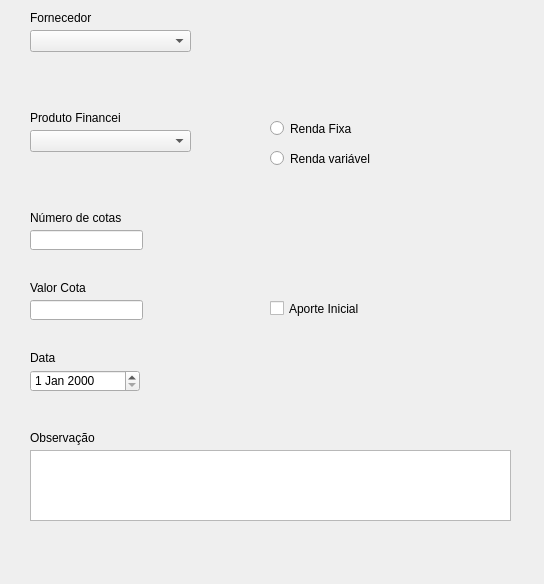
<?xml version="1.0" encoding="UTF-8"?>
<ui version="4.0">
 <class>Investimentos</class>
 <widget class="QDialog" name="Investimentos">
  <property name="geometry">
   <rect>
    <x>0</x>
    <y>0</y>
    <width>544</width>
    <height>584</height>
   </rect>
  </property>
  <property name="windowTitle">
   <string>Dialog</string>
  </property>
  <widget class="QLabel" name="label_2">
   <property name="geometry">
    <rect>
     <x>30</x>
     <y>110</y>
     <width>91</width>
     <height>16</height>
    </rect>
   </property>
   <property name="text">
    <string>Produto Financeiro</string>
   </property>
  </widget>
  <widget class="QCheckBox" name="cbAporteInicial">
   <property name="geometry">
    <rect>
     <x>270</x>
     <y>300</y>
     <width>91</width>
     <height>17</height>
    </rect>
   </property>
   <property name="text">
    <string>Aporte Inicial</string>
   </property>
  </widget>
  <widget class="QPlainTextEdit" name="pteObs">
   <property name="geometry">
    <rect>
     <x>30</x>
     <y>450</y>
     <width>481</width>
     <height>71</height>
    </rect>
   </property>
  </widget>
  <widget class="QRadioButton" name="rbRendaVariavel">
   <property name="geometry">
    <rect>
     <x>270</x>
     <y>150</y>
     <width>101</width>
     <height>17</height>
    </rect>
   </property>
   <property name="text">
    <string>Renda variável</string>
   </property>
  </widget>
  <widget class="QLineEdit" name="leValorCotas">
   <property name="geometry">
    <rect>
     <x>30</x>
     <y>300</y>
     <width>113</width>
     <height>20</height>
    </rect>
   </property>
  </widget>
  <widget class="QComboBox" name="cbFornecedor">
   <property name="geometry">
    <rect>
     <x>30</x>
     <y>30</y>
     <width>161</width>
     <height>22</height>
    </rect>
   </property>
  </widget>
  <widget class="QRadioButton" name="rbRendaFixa">
   <property name="geometry">
    <rect>
     <x>270</x>
     <y>120</y>
     <width>82</width>
     <height>17</height>
    </rect>
   </property>
   <property name="text">
    <string>Renda Fixa</string>
   </property>
  </widget>
  <widget class="QLabel" name="label">
   <property name="geometry">
    <rect>
     <x>30</x>
     <y>10</y>
     <width>71</width>
     <height>16</height>
    </rect>
   </property>
   <property name="text">
    <string>Fornecedor</string>
   </property>
  </widget>
  <widget class="QLabel" name="label_6">
   <property name="geometry">
    <rect>
     <x>30</x>
     <y>430</y>
     <width>101</width>
     <height>16</height>
    </rect>
   </property>
   <property name="text">
    <string>Observação</string>
   </property>
  </widget>
  <widget class="QLineEdit" name="leNumeroCotas">
   <property name="geometry">
    <rect>
     <x>30</x>
     <y>230</y>
     <width>113</width>
     <height>20</height>
    </rect>
   </property>
  </widget>
  <widget class="QLabel" name="label_5">
   <property name="geometry">
    <rect>
     <x>30</x>
     <y>350</y>
     <width>101</width>
     <height>16</height>
    </rect>
   </property>
   <property name="text">
    <string>Data</string>
   </property>
  </widget>
  <widget class="QLabel" name="label_3">
   <property name="geometry">
    <rect>
     <x>30</x>
     <y>210</y>
     <width>101</width>
     <height>16</height>
    </rect>
   </property>
   <property name="text">
    <string>Número de cotas</string>
   </property>
  </widget>
  <widget class="QLabel" name="label_4">
   <property name="geometry">
    <rect>
     <x>30</x>
     <y>280</y>
     <width>101</width>
     <height>16</height>
    </rect>
   </property>
   <property name="text">
    <string>Valor Cota</string>
   </property>
  </widget>
  <widget class="QComboBox" name="cbTipoInvestimento">
   <property name="geometry">
    <rect>
     <x>30</x>
     <y>130</y>
     <width>161</width>
     <height>22</height>
    </rect>
   </property>
  </widget>
  <widget class="QDateEdit" name="dteDataAporte">
   <property name="geometry">
    <rect>
     <x>30</x>
     <y>370</y>
     <width>110</width>
     <height>22</height>
    </rect>
   </property>
  </widget>
 </widget>
 <resources/>
 <connections/>
</ui>
